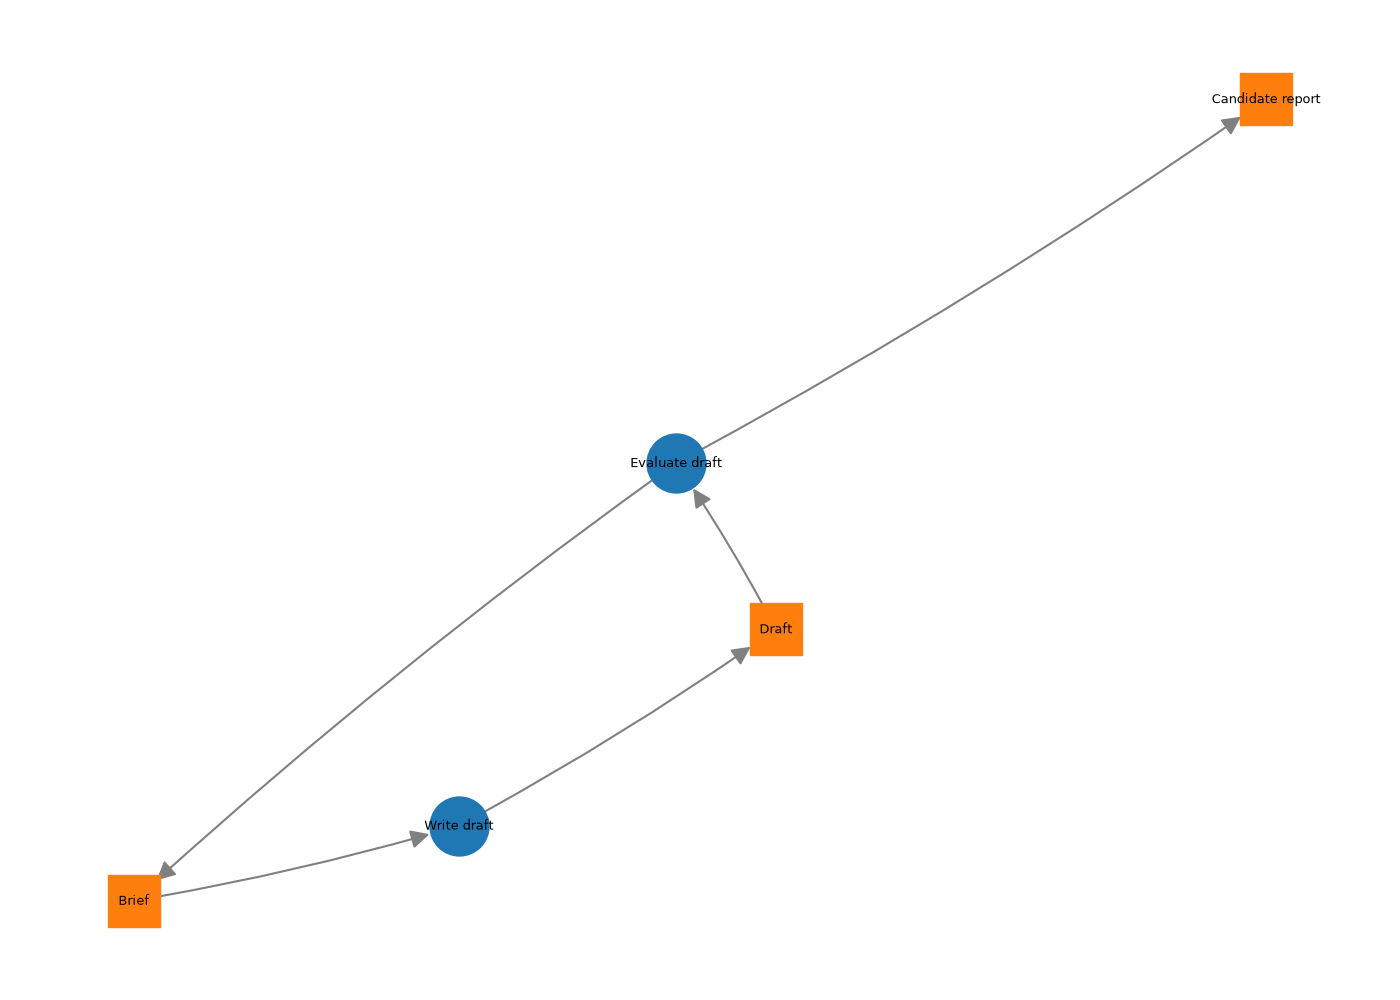

Recreate this plot in Python.
"""Define a cycle that can repeatedly produce a target candidate."""

from artifactflow import Artifact, Tool, Workflow


brief = Artifact("Brief")
draft = Artifact("Draft")
candidate = Artifact("Candidate report")

write = Tool("Write draft", inputs=[brief], outputs=[draft])
evaluate = Tool(
    "Evaluate draft",
    inputs=[draft],
    outputs=[brief, candidate],
)

workflow = Workflow()
workflow.add_tool(write)
workflow.add_tool(evaluate)
workflow.starting_artifacts = ["Brief"]
workflow.target_artifacts = ["Candidate report"]


if __name__ == "__main__":
    from pathlib import Path

    figure_path = Path(__file__).with_name("workflow.png")
    workflow.savefig(figure_path)
    print("Saved workflow figure:", figure_path)
